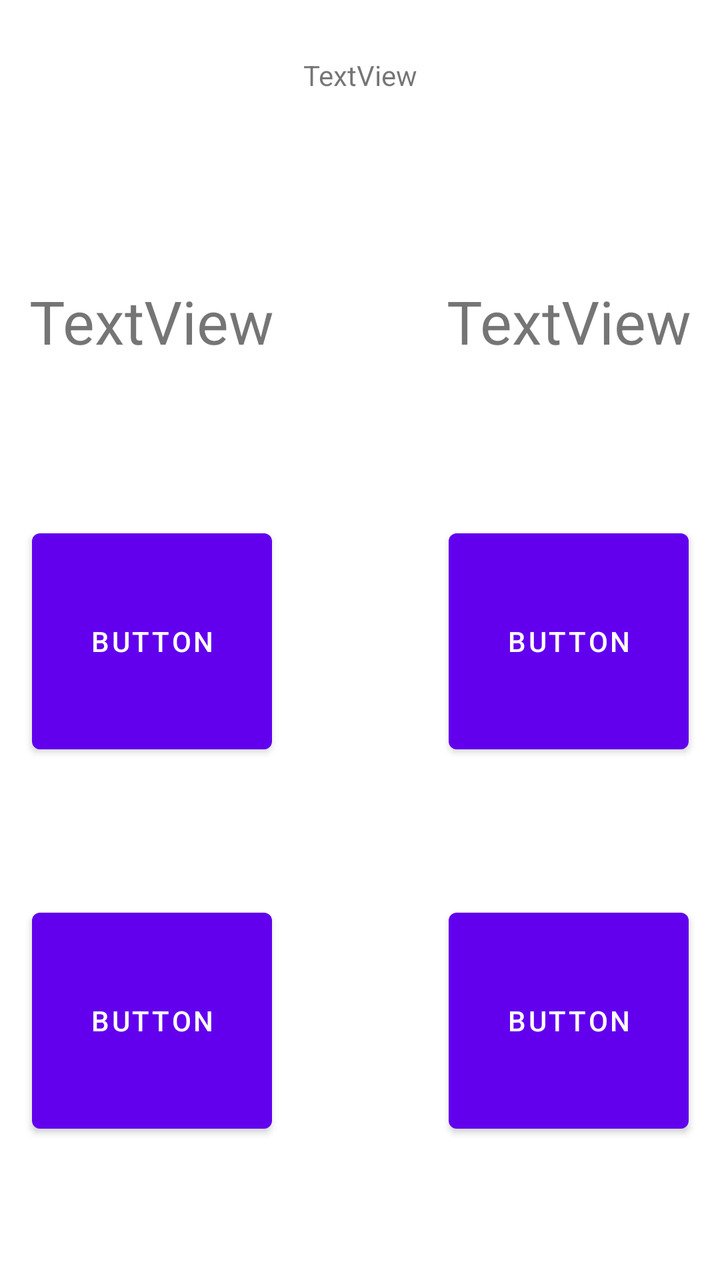
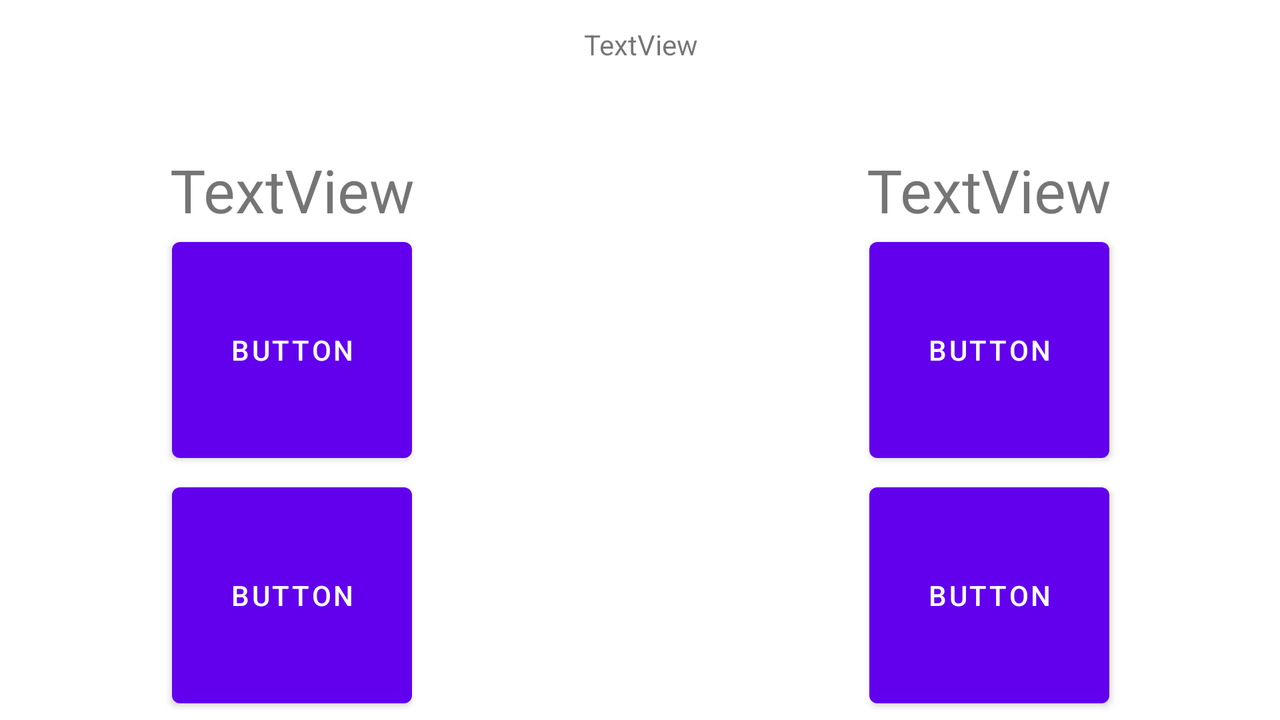

Compare how this app lays out the same screen by default and in its alternative resource folder. The renders come first, then the two layout files and the values they reference.
<!-- AndroidManifest.xml: application theme Theme.Cmpproject001 -->
<!-- res/layout/activity_mult_quiz.xml -->
<?xml version="1.0" encoding="utf-8"?>
<androidx.constraintlayout.widget.ConstraintLayout xmlns:android="http://schemas.android.com/apk/res/android"
    xmlns:app="http://schemas.android.com/apk/res-auto"
    xmlns:tools="http://schemas.android.com/tools"
    android:layout_width="match_parent"
    android:layout_height="match_parent"
    tools:context=".MultQuiz">

    <TextView
        android:id="@+id/number2_text"
        android:layout_width="0dp"
        android:layout_height="wrap_content"
        android:gravity="center"
        android:text="TextView"
        android:textSize="30dp"
        app:layout_constraintBottom_toBottomOf="parent"
        app:layout_constraintEnd_toEndOf="parent"
        app:layout_constraintHorizontal_bias="0.0"
        app:layout_constraintStart_toEndOf="@+id/mult_progress"
        app:layout_constraintTop_toTopOf="parent"
        app:layout_constraintVertical_bias="0.234" />

    <Button
        android:id="@+id/number4"
        android:layout_width="120dp"
        android:layout_height="120dp"
        android:text="Button"
        app:layout_constraintBottom_toBottomOf="parent"
        app:layout_constraintEnd_toEndOf="@+id/number2_text"
        app:layout_constraintStart_toStartOf="@+id/number2_text"
        app:layout_constraintTop_toBottomOf="@+id/number3" />

    <Button
        android:id="@+id/number2"
        android:layout_width="120dp"
        android:layout_height="120dp"
        android:text="Button"
        app:layout_constraintBottom_toBottomOf="parent"
        app:layout_constraintEnd_toEndOf="@+id/number1_text"
        app:layout_constraintStart_toStartOf="@+id/number1_text"
        app:layout_constraintTop_toBottomOf="@+id/number1" />

    <Button
        android:id="@+id/number3"
        android:layout_width="120dp"
        android:layout_height="120dp"
        android:layout_marginTop="80dp"
        android:text="Button"
        app:layout_constraintEnd_toEndOf="@+id/number2_text"
        app:layout_constraintStart_toStartOf="@+id/number2_text"
        app:layout_constraintTop_toBottomOf="@+id/number2_text" />

    <TextView
        android:id="@+id/number1_text"
        android:layout_width="0dp"
        android:layout_height="wrap_content"
        android:gravity="center"
        android:text="TextView"
        android:textSize="30dp"
        app:layout_constraintBottom_toBottomOf="parent"
        app:layout_constraintEnd_toStartOf="@+id/mult_progress"
        app:layout_constraintHorizontal_bias="0.0"
        app:layout_constraintStart_toStartOf="parent"
        app:layout_constraintTop_toTopOf="parent"
        app:layout_constraintVertical_bias="0.234" />

    <TextView
        android:id="@+id/mult_progress"
        android:layout_width="wrap_content"
        android:layout_height="wrap_content"
        android:text="TextView"
        app:layout_constraintBottom_toTopOf="@+id/number1_text"
        app:layout_constraintEnd_toEndOf="parent"
        app:layout_constraintHorizontal_bias="0.501"
        app:layout_constraintStart_toStartOf="parent"
        app:layout_constraintTop_toTopOf="parent"
        app:layout_constraintVertical_bias="0.23" />

    <Button
        android:id="@+id/number1"
        android:layout_width="120dp"
        android:layout_height="120dp"
        android:layout_marginTop="80dp"
        android:text="Button"
        app:layout_constraintEnd_toEndOf="@+id/number1_text"
        app:layout_constraintHorizontal_bias="0.508"
        app:layout_constraintStart_toStartOf="@+id/number1_text"
        app:layout_constraintTop_toBottomOf="@+id/number1_text" />

</androidx.constraintlayout.widget.ConstraintLayout>
<!-- resources referenced by this layout -->
<resources>
  <style name="Theme.Cmpproject001" parent="Theme.MaterialComponents.DayNight.NoActionBar">
          
          <item name="colorPrimary">@color/purple_500</item>
          <item name="colorPrimaryVariant">@color/purple_700</item>
          <item name="colorOnPrimary">@color/white</item>
          
          <item name="colorSecondary">@color/teal_200</item>
          <item name="colorSecondaryVariant">@color/teal_700</item>
          <item name="colorOnSecondary">@color/black</item>
          
          <item name="android:statusBarColor">?attr/colorPrimaryVariant</item>
          
      </style>
  <color name="purple_500">#FF6200EE</color>
  <color name="purple_700">#FF3700B3</color>
  <color name="white">#FFFFFFFF</color>
  <color name="teal_200">#FF03DAC5</color>
  <color name="teal_700">#FF018786</color>
  <color name="black">#FF000000</color>
</resources>
<!-- res/layout-land/activity_mult_quiz.xml (the repository's variant of the layout above) -->
<!-- drawn on the phone turned sideways -->
<?xml version="1.0" encoding="utf-8"?>
<androidx.constraintlayout.widget.ConstraintLayout xmlns:android="http://schemas.android.com/apk/res/android"
    xmlns:app="http://schemas.android.com/apk/res-auto"
    xmlns:tools="http://schemas.android.com/tools"
    android:layout_width="match_parent"
    android:layout_height="match_parent"
    tools:context=".MultQuiz">

    <TextView
        android:id="@+id/number2_text"
        android:layout_width="0dp"
        android:layout_height="wrap_content"
        android:gravity="center"
        android:text="TextView"
        android:textSize="30dp"
        app:layout_constraintBottom_toBottomOf="parent"
        app:layout_constraintEnd_toEndOf="parent"
        app:layout_constraintHorizontal_bias="0.0"
        app:layout_constraintStart_toEndOf="@+id/mult_progress"
        app:layout_constraintTop_toTopOf="parent"
        app:layout_constraintVertical_bias="0.234" />

    <Button
        android:id="@+id/number4"
        android:layout_width="120dp"
        android:layout_height="120dp"
        android:text="Button"
        app:layout_constraintBottom_toBottomOf="parent"
        app:layout_constraintEnd_toEndOf="@+id/number2_text"
        app:layout_constraintStart_toStartOf="@+id/number2_text"
        app:layout_constraintTop_toBottomOf="@+id/number3" />

    <Button
        android:id="@+id/number2"
        android:layout_width="120dp"
        android:layout_height="120dp"
        android:text="Button"
        app:layout_constraintBottom_toBottomOf="parent"
        app:layout_constraintEnd_toEndOf="@+id/number1_text"
        app:layout_constraintStart_toStartOf="@+id/number1_text"
        app:layout_constraintTop_toBottomOf="@+id/number1" />

    <Button
        android:id="@+id/number3"
        android:layout_width="120dp"
        android:layout_height="120dp"
        android:text="Button"
        app:layout_constraintEnd_toEndOf="parent"
        app:layout_constraintStart_toStartOf="@+id/number2_text"
        app:layout_constraintTop_toBottomOf="@+id/number2_text" />

    <TextView
        android:id="@+id/number1_text"
        android:layout_width="0dp"
        android:layout_height="wrap_content"
        android:gravity="center"
        android:text="TextView"
        android:textSize="30dp"
        app:layout_constraintBottom_toBottomOf="parent"
        app:layout_constraintEnd_toStartOf="@+id/mult_progress"
        app:layout_constraintHorizontal_bias="0.0"
        app:layout_constraintStart_toStartOf="parent"
        app:layout_constraintTop_toTopOf="parent"
        app:layout_constraintVertical_bias="0.234" />

    <TextView
        android:id="@+id/mult_progress"
        android:layout_width="wrap_content"
        android:layout_height="wrap_content"
        android:text="TextView"
        app:layout_constraintBottom_toTopOf="@+id/number1_text"
        app:layout_constraintEnd_toEndOf="parent"
        app:layout_constraintHorizontal_bias="0.501"
        app:layout_constraintStart_toStartOf="parent"
        app:layout_constraintTop_toTopOf="parent"
        app:layout_constraintVertical_bias="0.23" />

    <Button
        android:id="@+id/number1"
        android:layout_width="120dp"
        android:layout_height="120dp"
        android:text="Button"
        app:layout_constraintEnd_toEndOf="@+id/number1_text"
        app:layout_constraintStart_toStartOf="parent"
        app:layout_constraintTop_toBottomOf="@+id/number1_text" />

</androidx.constraintlayout.widget.ConstraintLayout>
